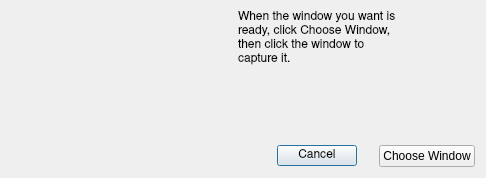
<?xml version="1.0" encoding="UTF-8"?>
<ui version="4.0">
 <class>ScreenGrab</class>
 <widget class="QDialog" name="ScreenGrab">
  <property name="windowModality">
   <enum>Qt::NonModal</enum>
  </property>
  <property name="geometry">
   <rect>
    <x>0</x>
    <y>0</y>
    <width>486</width>
    <height>178</height>
   </rect>
  </property>
  <property name="focusPolicy">
   <enum>Qt::NoFocus</enum>
  </property>
  <property name="windowTitle">
   <string>Window Grab</string>
  </property>
  <property name="modal">
   <bool>true</bool>
  </property>
  <layout class="QVBoxLayout" name="verticalLayout">
   <item>
    <layout class="QVBoxLayout" name="MainVbox" stretch="0,0,0">
     <property name="spacing">
      <number>6</number>
     </property>
     <property name="sizeConstraint">
      <enum>QLayout::SetNoConstraint</enum>
     </property>
     <property name="leftMargin">
      <number>0</number>
     </property>
     <property name="topMargin">
      <number>0</number>
     </property>
     <property name="rightMargin">
      <number>0</number>
     </property>
     <property name="bottomMargin">
      <number>0</number>
     </property>
     <item>
      <layout class="QHBoxLayout" name="horizontalLayout_2" stretch="0,0,0,0,0">
       <property name="sizeConstraint">
        <enum>QLayout::SetDefaultConstraint</enum>
       </property>
       <property name="topMargin">
        <number>0</number>
       </property>
       <item>
        <spacer name="horizontalSpacer_2">
         <property name="orientation">
          <enum>Qt::Horizontal</enum>
         </property>
         <property name="sizeHint" stdset="0">
          <size>
           <width>40</width>
           <height>20</height>
          </size>
         </property>
        </spacer>
       </item>
       <item alignment="Qt::AlignLeft">
        <widget class="QLabel" name="icon">
         <property name="sizePolicy">
          <sizepolicy hsizetype="Preferred" vsizetype="Preferred">
           <horstretch>0</horstretch>
           <verstretch>0</verstretch>
          </sizepolicy>
         </property>
         <property name="minimumSize">
          <size>
           <width>64</width>
           <height>64</height>
          </size>
         </property>
         <property name="maximumSize">
          <size>
           <width>64</width>
           <height>64</height>
          </size>
         </property>
         <property name="text">
          <string/>
         </property>
         <property name="pixmap">
          <pixmap>../../../../../../Processes.app/Resources/Processes.png</pixmap>
         </property>
         <property name="scaledContents">
          <bool>true</bool>
         </property>
        </widget>
       </item>
       <item>
        <spacer name="horizontalSpacer_4">
         <property name="orientation">
          <enum>Qt::Horizontal</enum>
         </property>
         <property name="sizeHint" stdset="0">
          <size>
           <width>40</width>
           <height>20</height>
          </size>
         </property>
        </spacer>
       </item>
       <item>
        <layout class="QVBoxLayout" name="verticalLayout_2">
         <property name="spacing">
          <number>0</number>
         </property>
         <item>
          <widget class="QLabel" name="Label">
           <property name="font">
            <font>
             <family>Nimbus Sans</family>
            </font>
           </property>
           <property name="text">
            <string>When the window you want is ready, click Choose Window, then click the window to capture it.</string>
           </property>
           <property name="alignment">
            <set>Qt::AlignLeading|Qt::AlignLeft|Qt::AlignTop</set>
           </property>
           <property name="wordWrap">
            <bool>true</bool>
           </property>
          </widget>
         </item>
        </layout>
       </item>
       <item>
        <spacer name="horizontalSpacer_3">
         <property name="orientation">
          <enum>Qt::Horizontal</enum>
         </property>
         <property name="sizeHint" stdset="0">
          <size>
           <width>40</width>
           <height>20</height>
          </size>
         </property>
        </spacer>
       </item>
      </layout>
     </item>
     <item>
      <spacer name="verticalSpacer">
       <property name="orientation">
        <enum>Qt::Vertical</enum>
       </property>
       <property name="sizeType">
        <enum>QSizePolicy::MinimumExpanding</enum>
       </property>
       <property name="sizeHint" stdset="0">
        <size>
         <width>20</width>
         <height>20</height>
        </size>
       </property>
      </spacer>
     </item>
     <item>
      <layout class="QHBoxLayout" name="horizontalLayout" stretch="0,0,0">
       <property name="spacing">
        <number>22</number>
       </property>
       <property name="sizeConstraint">
        <enum>QLayout::SetDefaultConstraint</enum>
       </property>
       <item>
        <spacer name="horizontalSpacer">
         <property name="orientation">
          <enum>Qt::Horizontal</enum>
         </property>
         <property name="sizeHint" stdset="0">
          <size>
           <width>40</width>
           <height>20</height>
          </size>
         </property>
        </spacer>
       </item>
       <item>
        <widget class="QPushButton" name="button_cancel">
         <property name="sizePolicy">
          <sizepolicy hsizetype="Minimum" vsizetype="Fixed">
           <horstretch>0</horstretch>
           <verstretch>0</verstretch>
          </sizepolicy>
         </property>
         <property name="font">
          <font>
           <family>Nimbus Sans</family>
          </font>
         </property>
         <property name="text">
          <string>Cancel</string>
         </property>
        </widget>
       </item>
       <item>
        <widget class="QPushButton" name="button_choose_window">
         <property name="text">
          <string>Choose Window</string>
         </property>
        </widget>
       </item>
      </layout>
     </item>
    </layout>
   </item>
  </layout>
 </widget>
 <resources/>
 <connections/>
</ui>
